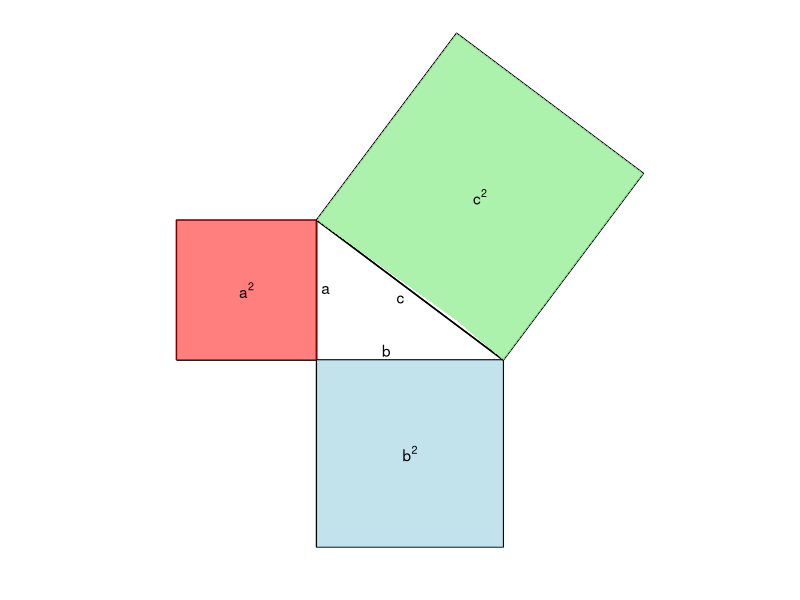

R code for this plot:
## ---- chunk 1

# setting chunk options
knitr::opts_chunk$set(echo = TRUE, message = FALSE)
knitr::opts_chunk$set(fig.align = "center", fig.width = 7, fig.height = 5)

library(tidyverse)
## ---- chunk 2
triangle <- tibble(
  x = c(0, 4, 0, 0),
  y = c(0, 0, 3, 0)
)

square1 <- tibble(
  x = c(-3, 0, 0, -3, -3),
  y = c( 0, 0, 3,  3,  0),
  ymin = rep(0, length(y)),
  ymax = rep(3, length(y))
) 

square2 <- tibble(
  x = c( 0, 4,  4,  0,  0),
  y = c( 0, 0, -4, -4,  0),
  ymin = rep(-4, length(y)),
  ymax = rep(0, length(y))
) 

square3 <- tibble(
  x = c( 0, 3,  7,  4,  0),
  y = c( 3, 7,  4,  0,  3),
)

square3_fill <- tibble(
     x = c(0, 3, 4, 7),
  ymin = c(3, 0.85, 0, 4),
  ymax = c(3, 7, 6.25, 4)
)

tbl_text <- tibble(
  x = c(-1.5,  2, 3.5, 0.2, 1.5, 1.8),
  y = c( 1.5, -2, 3.5, 1.5, 0.2, 1.3),
  txt = c("a^2", "b^2", "c^2", "a", "b", "c")
)

ggplot()+
  geom_path(data = triangle, aes(x, y))+
  geom_path(data = square1, aes(x, y))+
  geom_ribbon(data = square1, aes(x = x, ymin = ymin, ymax = ymax), fill = "red", alpha = 0.5)+
  geom_path(data = square2, aes(x, y))+
  geom_ribbon(data = square2, aes(x = x, ymin = ymin, ymax = ymax), fill = "lightblue", alpha = 0.75)+
  geom_path(data = square3, aes(x, y))+
  geom_ribbon(data = square3_fill, aes(x = x, ymin = ymin, ymax = ymax), fill = "lightgreen", alpha = 0.75)+
  geom_text(data = tbl_text, aes(x, y, label = txt), parse = TRUE)+
  coord_fixed(ratio = 1)+
  labs(
    x = "", y = ""
  )+
  scale_x_continuous(breaks = c())+
  scale_y_continuous(breaks = c())+
  theme_bw()+
  theme(panel.border = element_blank())
